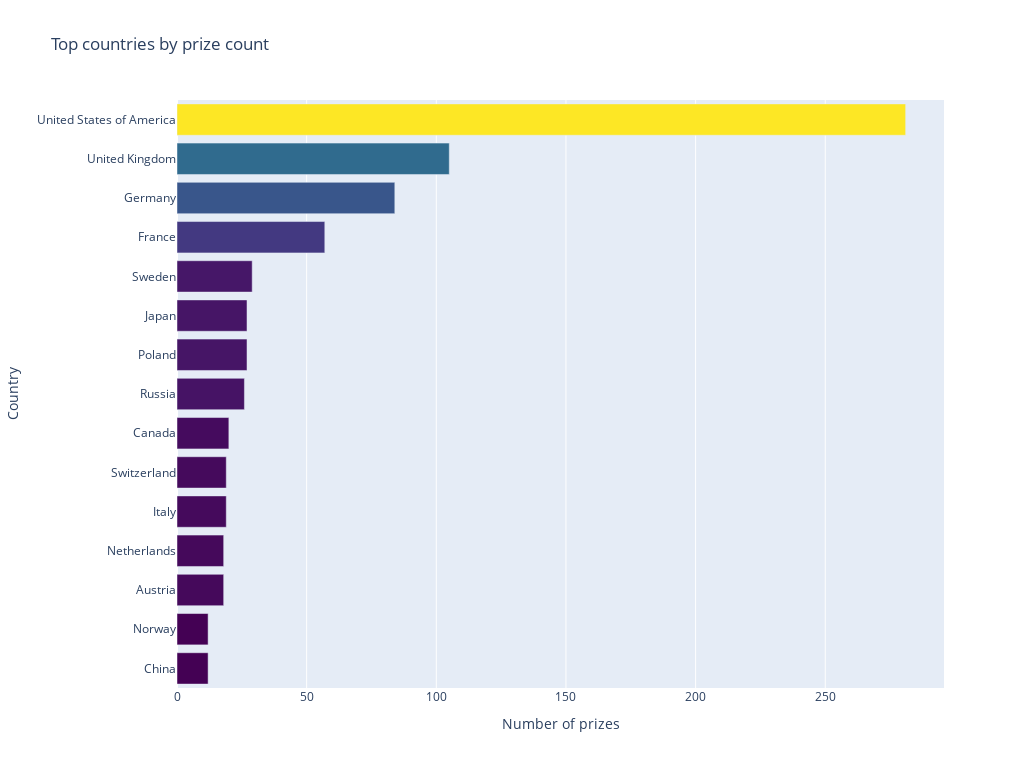

Here is the notebook cell this chart was saved with:
### Code cell
top20_countries_bcc = df_data.groupby(by='birth_country_current', as_index=False).agg({'prize':pd.Series.count})
top20_countries_bcc.sort_values(by='prize', ascending=True, inplace=True)
top20_countries = top20_countries_bcc[-15:]

h_bar = px.bar(
    x = top20_countries.prize,
    y = top20_countries.birth_country_current,
    width=1024,
    height=768,
    orientation = 'h',
    color = top20_countries.prize,
    color_continuous_scale = 'Viridis',
    title="Top countries by prize count",
)

h_bar.update_layout(xaxis_title='Number of prizes',
                    yaxis_title = 'Country',
                    coloraxis_showscale=False
                    )
h_bar.show()

### Figure 1 — Plotly figure (JSON) as saved in the notebook; plotly's stock layout.template omitted (floating-point values rounded to 4 significant figures)
{"data": [{"alignmentgroup": "True", "hovertemplate": "x=%{x}<br>y=%{y}<br>color=%{marker.color}<extra></extra>", "legendgroup": "", "marker": {"color": [12, 12, 18, 18, 19, 19, 20, 26, 27, 27, 29, 57, 84, 105, 281], "coloraxis": "coloraxis", "pattern": {"shape": ""}}, "name": "", "offsetgroup": "", "orientation": "h", "showlegend": false, "textposition": "auto", "type": "bar", "x": [12, 12, 18, 18, 19, 19, 20, 26, 27, 27, 29, 57, 84, 105, 281], "xaxis": "x", "y": ["China", "Norway", "Austria", "Netherlands", "Italy", "Switzerland", "Canada", "Russia", "Poland", "Japan", "Sweden", "France", "Germany", "United Kingdom", "United States of America"], "yaxis": "y"}], "layout": {"barmode": "relative", "coloraxis": {"colorbar": {"title": {"text": "color"}}, "colorscale": [[0, "#440154"], [0.1111, "#482878"], [0.2222, "#3e4989"], [0.3333, "#31688e"], [0.4444, "#26828e"], [0.5556, "#1f9e89"], [0.6667, "#35b779"], [0.7778, "#6ece58"], [0.8889, "#b5de2b"], [1, "#fde725"]], "showscale": false}, "height": 768, "legend": {"tracegroupgap": 0}, "title": {"text": "Top countries by prize count"}, "width": 1024, "xaxis": {"anchor": "y", "domain": [0, 1], "title": {"text": "Number of prizes"}}, "yaxis": {"anchor": "x", "domain": [0, 1], "title": {"text": "Country"}}}}
